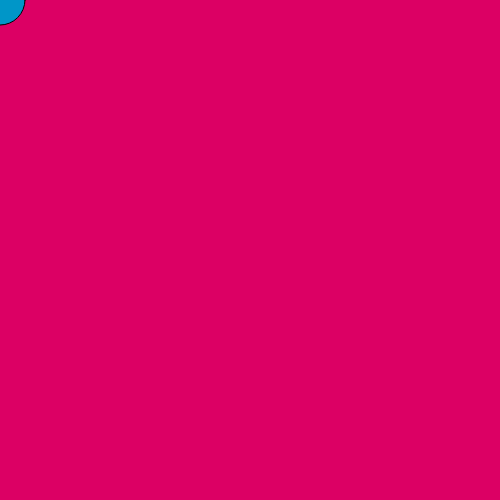
Frame 1 (no input)
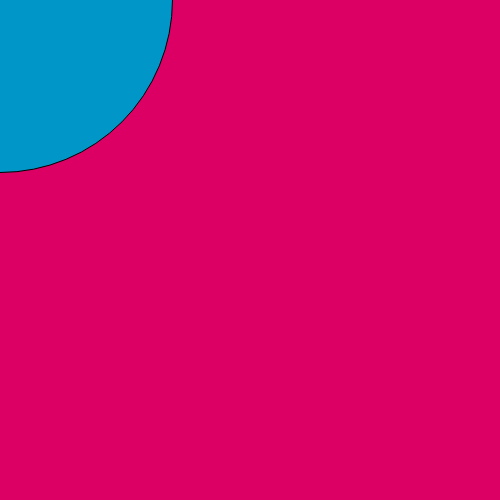
Frame 60 (no input)
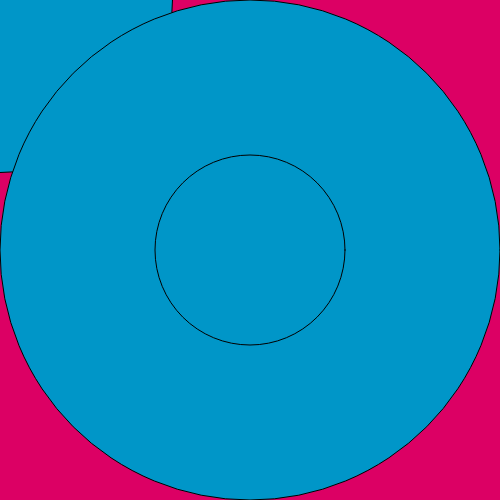
Frame 120 (the mouse pressed at the canvas centre since frame 60)

The p5.js sketch that drew these frames (run headless with seeded random() and noise() and a simulated clock; from frame 60 on, the mouse is pressed at the canvas centre):

// p5.js sketch
// ── sketch.js
var size;

function setup() {
  createCanvas(500, 500);
  size = 50;
  background(220, 0, 100);
}

function draw() {
  //background(220, 0, 100);
  fill(0, 150, 200);
  ellipse(mouseX, mouseY, size, size);
  size = size + 5;
  if(size > 500) size = 50;
}
